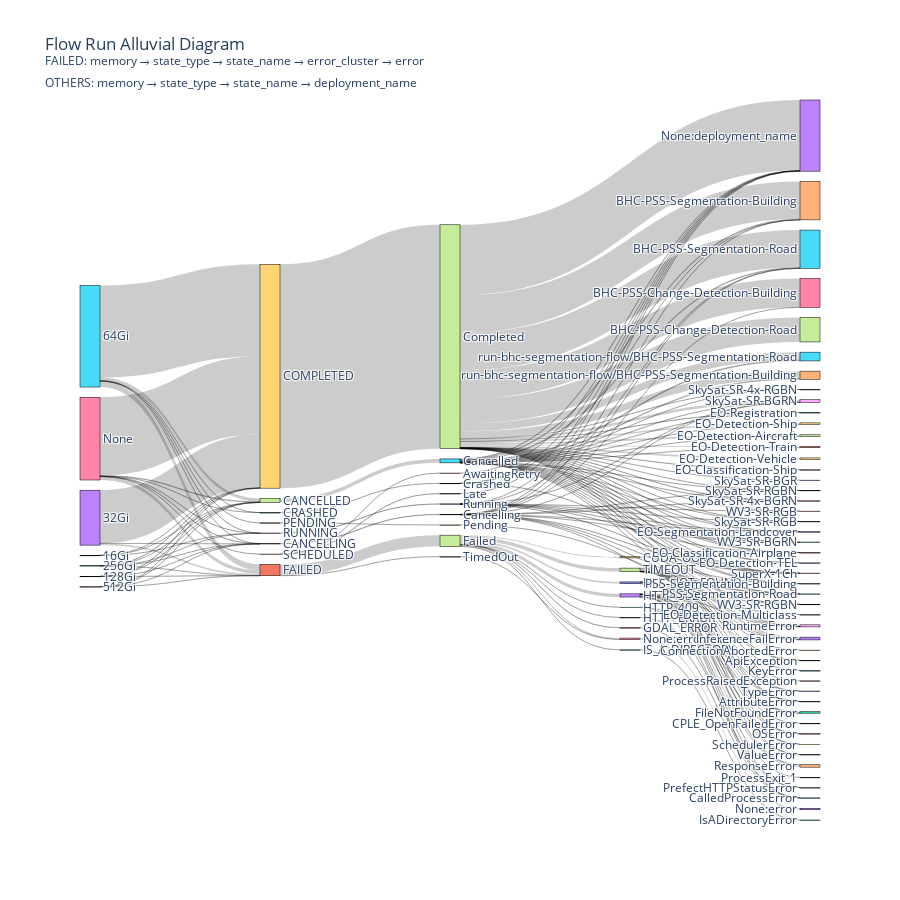

Notebook code for this chart:
### Code cell
import plotly.graph_objects as go

fig = go.Figure(data=[go.Sankey(
    node=dict(
        pad=20,
        thickness=20,
        label=node_labels,
        line=dict(color="black", width=0.5),
    ),
    link=dict(
        source=sources,
        target=targets,
        value=values,
    )
)])

fig.update_layout(
    title_text=(
        "Flow Run Alluvial Diagram<br>"
        "<sup>FAILED: memory → state_type → state_name → error_cluster → error<br>"
        "OTHERS: memory → state_type → state_name → deployment_name</sup>"
    ),
    font_size=12,
    height=900
)

fig.show()

### Figure 1 — Plotly figure (JSON) as saved in the notebook; plotly's stock layout.template omitted (floating-point values rounded to 4 significant figures; data arrays with more than 128 entries replaced by an {"elided": "..."} marker saying what was removed)
{"data": [{"link": {"source": {"elided": "169 int values"}, "target": {"elided": "169 int values"}, "value": {"elided": "169 int values"}}, "node": {"label": ["128Gi", "FAILED", "256Gi", "32Gi", "512Gi", "64Gi", "None", "Failed", "TimedOut", "CUDA_OOM", "FILE_NOT_FOUND", "GDAL_ERROR", "HTTP_409", "HTTP_502", "HTTP_ERROR", "IS_A_DIRECTORY", "None:error_cluster", "TIMEOUT", "RuntimeError", "ApiException", "AttributeError", "CPLE_OpenFailedError", "FileNotFoundError", "InferenceFailError", "ResponseError", "CalledProcessError", "OSError", "PrefectHTTPStatusError", "ProcessExit_1", "SchedulerError", "TypeError", "ValueError", "IsADirectoryError", "None:error", "ConnectionAbortedError", "KeyError", "ProcessRaisedException", "CANCELLED", "CANCELLING", "COMPLETED", "16Gi", "RUNNING", "CRASHED", "PENDING", "SCHEDULED", "Cancelled", "Cancelling", "Completed", "Crashed", "Pending", "Running", "AwaitingRetry", "Late", "None:deployment_name", "BHC-PSS-Segmentation-Building", "BHC-PSS-Segmentation-Road", "EO-Classification-Airplane", "EO-Detection-Aircraft", "EO-Detection-Multiclass", "EO-Detection-Ship", "EO-Detection-TEL", "EO-Detection-Train", "EO-Registration", "EO-Segmentation-Landcover", "PSS-Segmentation-Building", "PSS-Segmentation-Road", "SkySat-SR-4x-BGRN", "SkySat-SR-4x-RGBN", "SkySat-SR-BGRN", "SkySat-SR-RGB", "SkySat-SR-RGBN", "SuperX-1Ch", "WV3-SR-BGRN", "WV3-SR-RGBN", "run-bhc-segmentation-flow/BHC-PSS-Segmentation-Building", "run-bhc-segmentation-flow/BHC-PSS-Segmentation-Road", "BHC-PSS-Change-Detection-Building", "BHC-PSS-Change-Detection-Road", "EO-Classification-Ship", "EO-Detection-Vehicle", "SkySat-SR-BGR", "WV3-SR-RGB"], "line": {"color": "black", "width": 0.5}, "pad": 20, "thickness": 20}, "type": "sankey"}], "layout": {"font": {"size": 12}, "height": 900, "title": {"text": "Flow Run Alluvial Diagram<br><sup>FAILED: memory → state_type → state_name → error_cluster → error<br>OTHERS: memory → state_type → state_name → deployment_name</sup>"}}}
